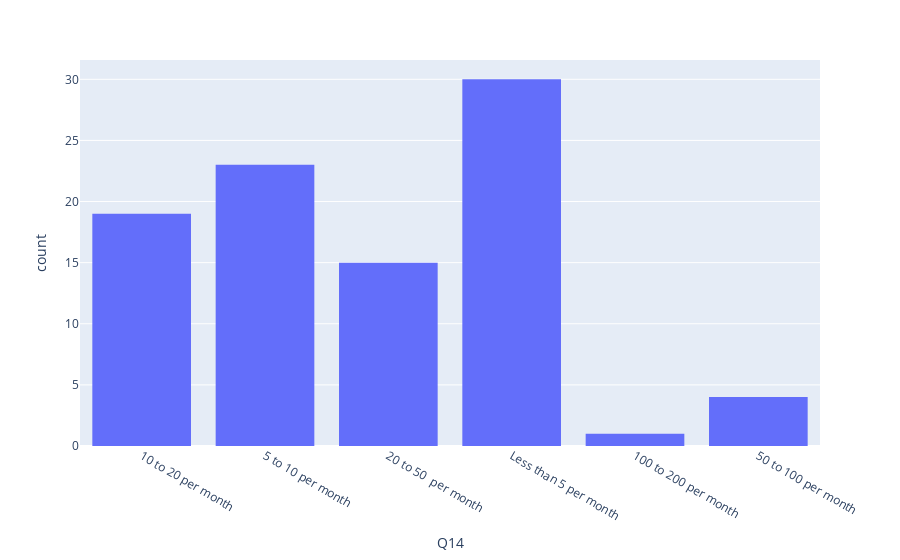

Source (notebook cell):
### Code cell
fig = px.histogram(data, x='Q14')
fig.show()

### Figure 1 — Plotly figure (JSON) as saved in the notebook; plotly's stock layout.template omitted (floating-point values rounded to 4 significant figures)
{"data": [{"alignmentgroup": "True", "bingroup": "x", "hovertemplate": "Q14=%{x}<br>count=%{y}<extra></extra>", "legendgroup": "", "marker": {"color": "#636efa", "pattern": {"shape": ""}}, "name": "", "offsetgroup": "", "orientation": "v", "showlegend": false, "type": "histogram", "x": ["10 to 20 per month", "5 to 10 per month", "10 to 20 per month", "10 to 20 per month", "20 to 50  per month", "5 to 10 per month", "Less than 5 per month", "5 to 10 per month", "Less than 5 per month", "5 to 10 per month", "Less than 5 per month", "Less than 5 per month", "100 to 200 per month", "5 to 10 per month", "5 to 10 per month", "Less than 5 per month", "Less than 5 per month", "10 to 20 per month", "5 to 10 per month", "5 to 10 per month", "20 to 50  per month", "50 to 100 per month", "5 to 10 per month", "10 to 20 per month", "50 to 100 per month", "Less than 5 per month", "Less than 5 per month", "5 to 10 per month", "Less than 5 per month", "Less than 5 per month", "Less than 5 per month", "10 to 20 per month", "Less than 5 per month", "5 to 10 per month", "20 to 50  per month", "10 to 20 per month", "Less than 5 per month", "Less than 5 per month", "20 to 50  per month", "10 to 20 per month", "10 to 20 per month", "Less than 5 per month", "20 to 50  per month", "20 to 50  per month", "Less than 5 per month", "50 to 100 per month", "Less than 5 per month", "10 to 20 per month", "10 to 20 per month", "5 to 10 per month", "5 to 10 per month", "5 to 10 per month", "5 to 10 per month", "10 to 20 per month", "5 to 10 per month", "10 to 20 per month", "20 to 50  per month", "20 to 50  per month", "Less than 5 per month", "20 to 50  per month", "20 to 50  per month", "20 to 50  per month", "20 to 50  per month", "Less than 5 per month", "5 to 10 per month", "Less than 5 per month", "10 to 20 per month", "10 to 20 per month", "10 to 20 per month", "20 to 50  per month", "5 to 10 per month", "5 to 10 per month", "Less than 5 per month", "5 to 10 per month", "5 to 10 per month", "10 to 20 per month", "Less than 5 per month", "5 to 10 per month", "Less than 5 per month", "20 to 50  per month", "Less than 5 per month", "Less than 5 per month", "50 to 100 per month", "Less than 5 per month", "10 to 20 per month", "10 to 20 per month", "20 to 50  per month", "Less than 5 per month", "Less than 5 per month", "Less than 5 per month", "Less than 5 per month", "5 to 10 per month"], "xaxis": "x", "yaxis": "y"}], "layout": {"autosize": true, "barmode": "relative", "legend": {"tracegroupgap": 0}, "margin": {"t": 60}, "xaxis": {"anchor": "y", "autorange": true, "domain": [0, 1], "range": [-0.5, 5.5], "title": {"text": "Q14"}, "type": "category"}, "yaxis": {"anchor": "x", "autorange": true, "domain": [0, 1], "range": [0, 31.58], "title": {"text": "count"}}}}
